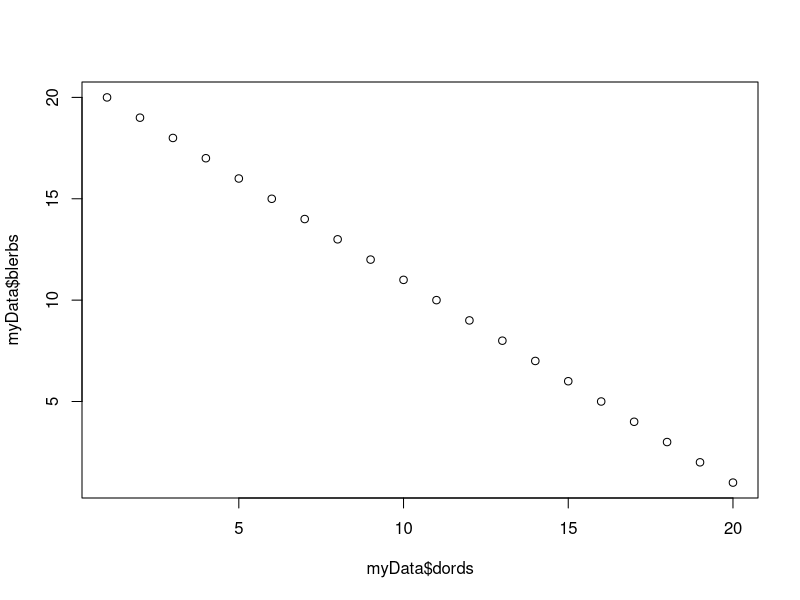
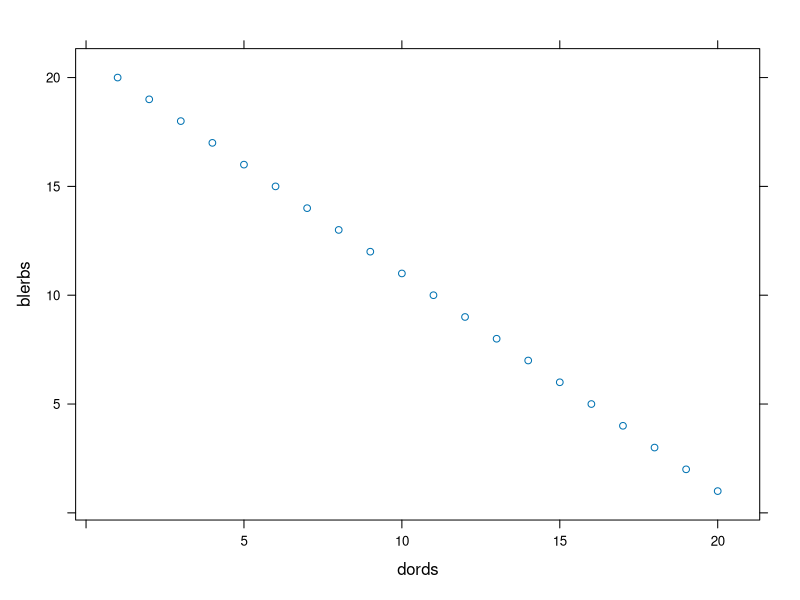
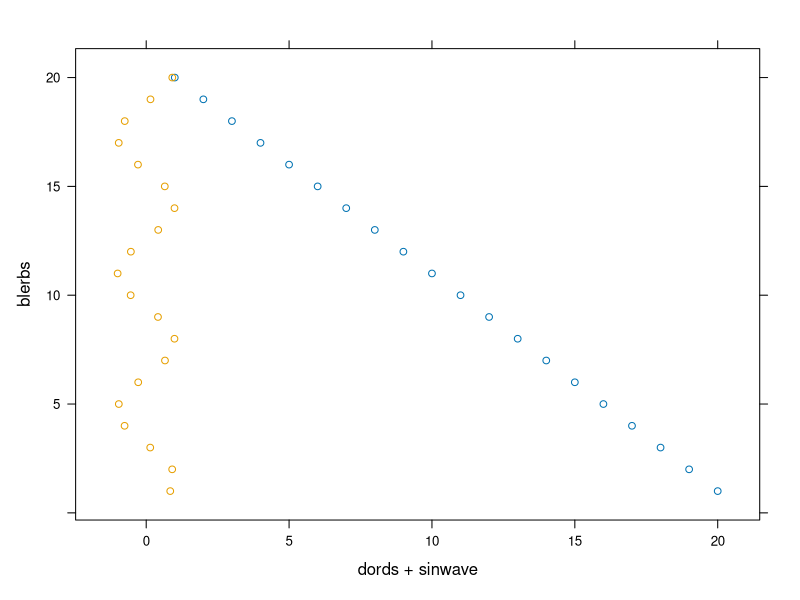
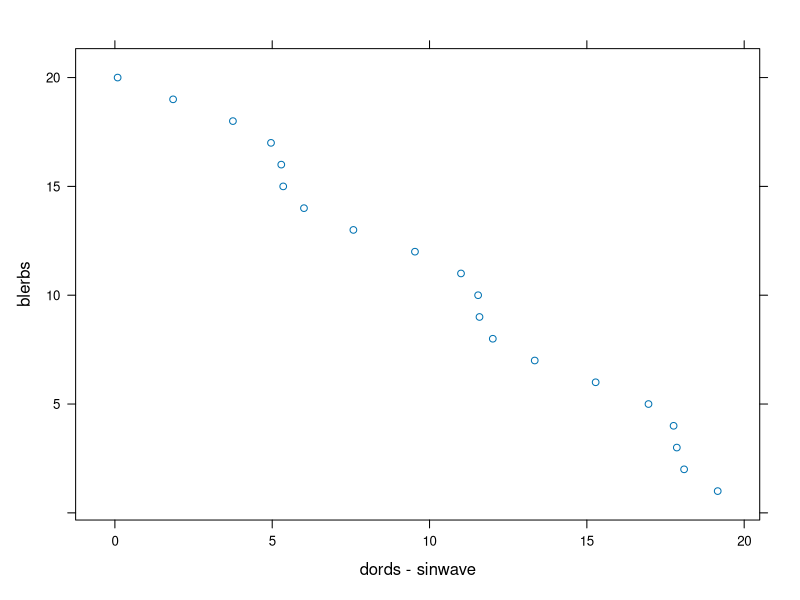
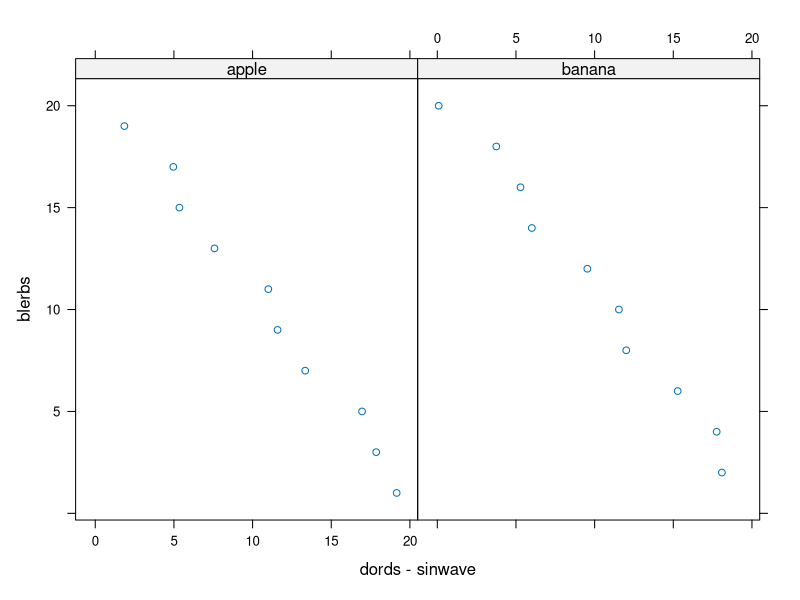
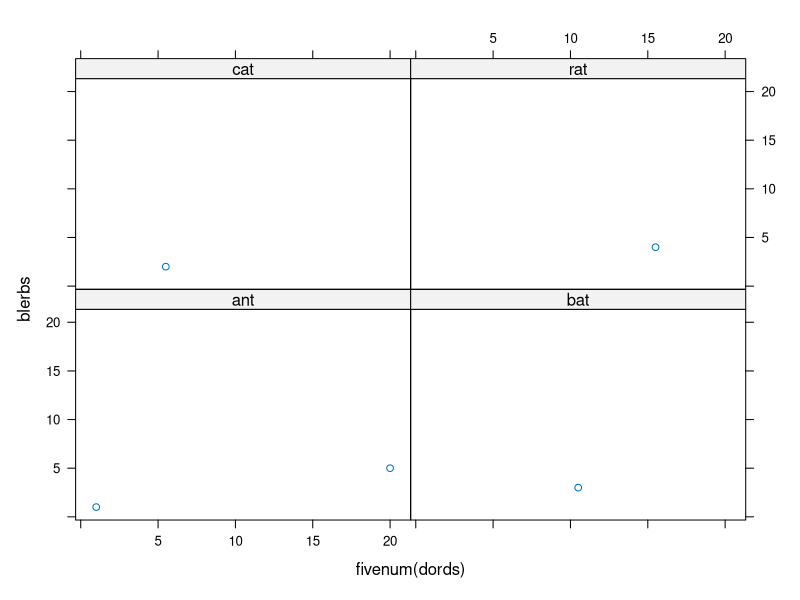
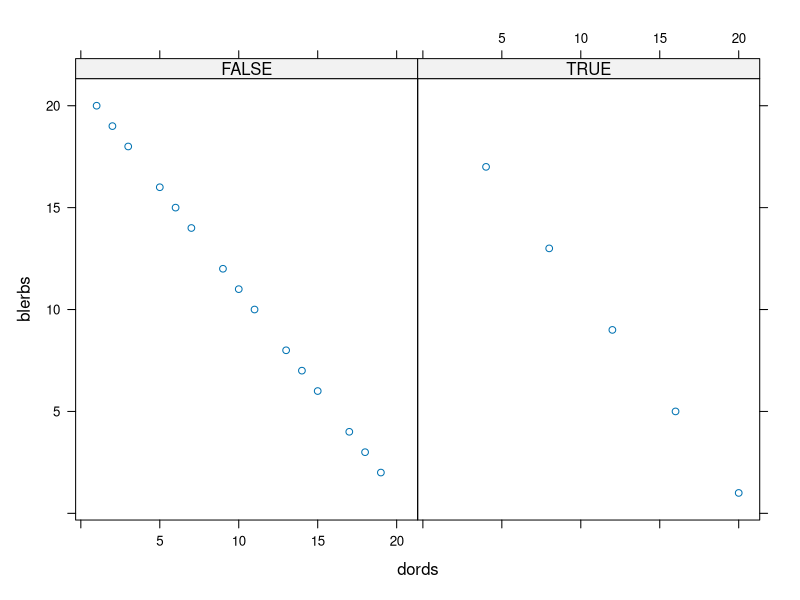
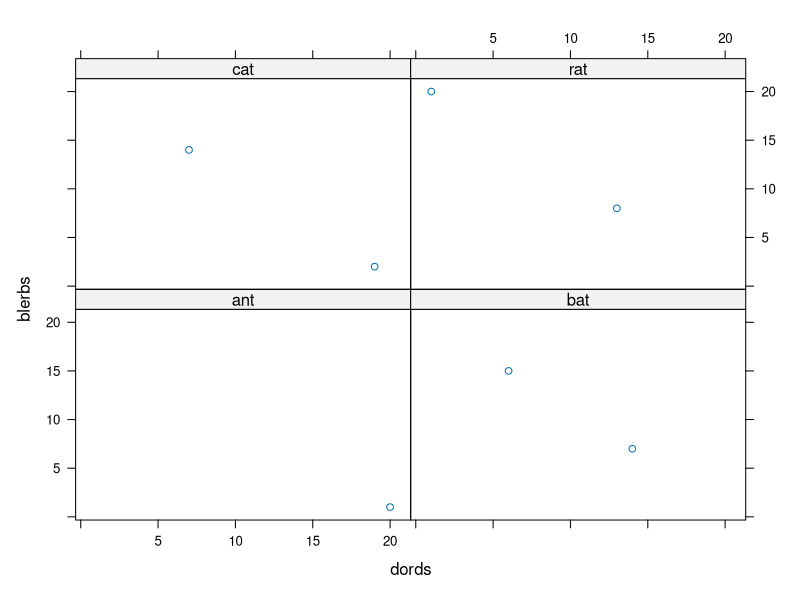

These figures' R source, in order:
# formulas capture the relationship in data

class(1) # a reminder of what "class" does. this returns "numeric"

class(x ~ y) # returns "formula"

# "Dependent variable" ~ "independent variable"
# "response ~ terms" as used by lm()

# pronounce x ~ y as "x is a function of y"

myformula <- "x ~ y" # stored as string
myformula <- as.formula("x ~ y") # stored as formula

# an example of how formula can be used

myData <- data.frame(blerbs = 1:20,
                     dords = 20:1,
                     sinwave = sin(1:20),
                     fruit = as.factor(rep(c("apple","banana"),10)),
                     animals = as.factor(rep(c("ant","cat","bat","rat"),5))
)



# first ... without a formula
plot(x = myData$dords, y = myData$blerbs)

# then...with a formula

library(lattice) # using lattice system for formula support

# ~ ... y ~ x ... y is a function of column x
xyplot(x = blerbs ~ dords, data = myData)

# constructing a formula

# + ... y ~ x + a ... y is a function of columns x and a
xyplot(x = as.formula(blerbs ~ dords + sinwave), data = myData)

# - ... y ~ x - a ... y is a function of column x, but not a
xyplot(x = blerbs ~ dords - sinwave, data = myData)


# | ... y ~ x | a ... y is a function of x conditioned by a
xyplot(x = blerbs ~ dords - sinwave | fruit, data = myData)
xyplot(x = blerbs ~ fivenum(dords) | animals, data = myData)

# formulas allow for selection
xyplot(x = blerbs ~ dords | animals == "ant" , data = myData)

xyplot(x = blerbs ~ dords | animals , 
       data = myData[myData$sinwave > .5, ])


# there are more operators

# : ... y ~ x:a ... y is a function of interaction between x and a

# * ... y ~ x*a ... y is a function of columns x and a and their interaction
